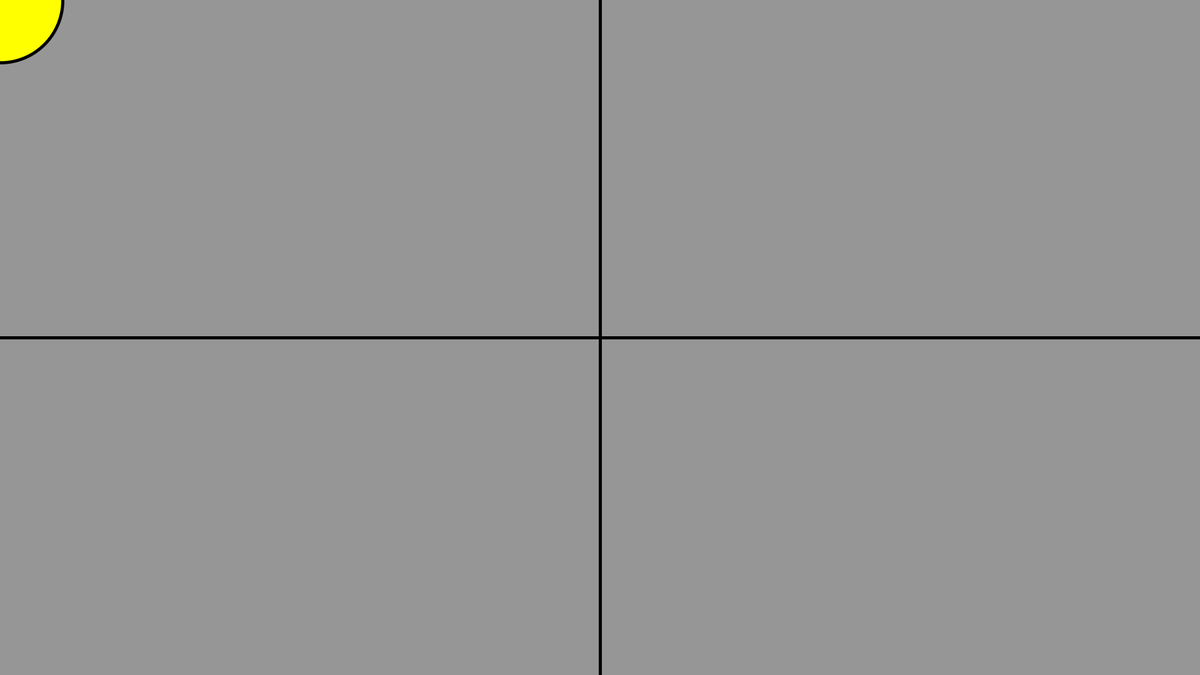
Frame 1 (no input)
Frame 60 (the mouse pressed at the canvas centre just before this capture): identical to frame 1, image omitted
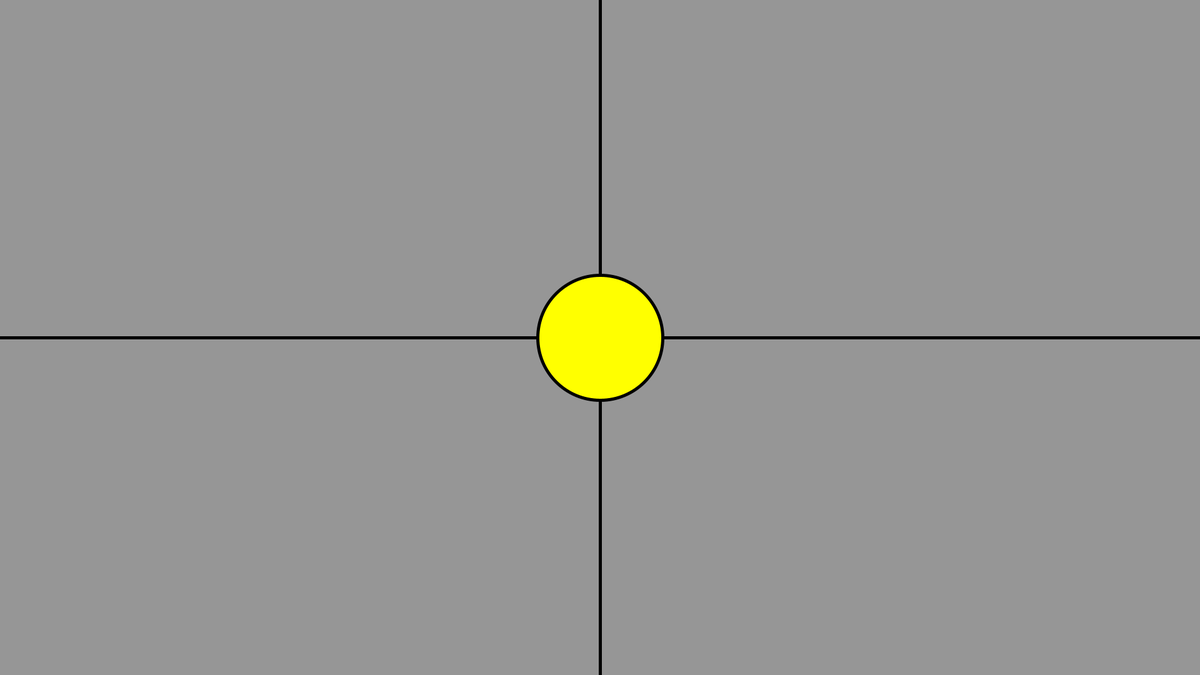
Frame 120 (the mouse held since frame 60 and released just before this capture)

The Processing sketch that drew these frames (run headless with seeded random() and noise(); from frame 60 on, the mouse is pressed at the canvas centre):

// Processing sketch: Conditionals_ANDOperator
// ── Conditionals_ANDOperator.pde
/*Conditionals_ANDOperator.pde
Author: Alexandros Lotsos
Summary: A demo showing how to use the AND logical operator.
Will split the canvas in 4 quadrants and draw a different colored ellipse
based on the (x,y) position of the mouse.
*/

void setup(){
  size(1920, 1080);
  background(150);
}

void draw(){
  background(150);
  
  //draw the quadrant lines
  strokeWeight(5);
  line(width/2, 0, width/2, height);
  line(0, height/2, width, height/2);
  
  //pick the appropriate color based on (x,y) coordinates
  if(mouseX > width/2 && mouseY > height/2){
    fill(255, 0, 0);
  }else if(mouseX < width/2 && mouseY > height/2){
    fill(0, 255, 0);
  }else if(mouseX > width/2 && mouseY < height/2){
    fill(0, 0, 255);
  }else{
    fill(255, 255, 0);
  }
  
  //draw the ellipse with the fill above
  ellipse(mouseX, mouseY, 200, 200);
}
